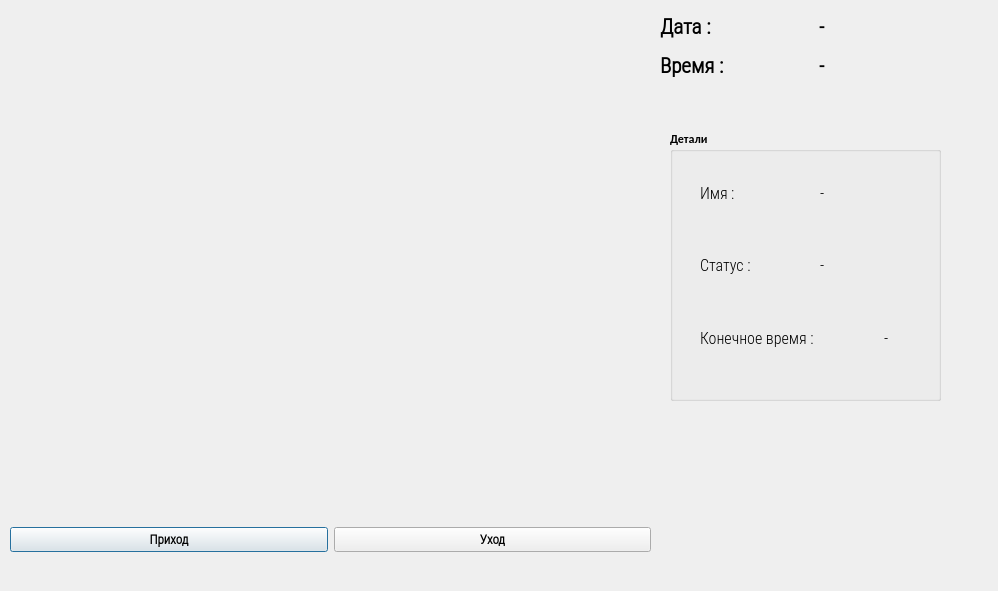
<?xml version="1.0" encoding="UTF-8"?>
<ui version="4.0">
 <class>OutputDialog</class>
 <widget class="QDialog" name="OutputDialog">
  <property name="geometry">
   <rect>
    <x>0</x>
    <y>0</y>
    <width>998</width>
    <height>591</height>
   </rect>
  </property>
  <property name="minimumSize">
   <size>
    <width>0</width>
    <height>0</height>
   </size>
  </property>
  <property name="maximumSize">
   <size>
    <width>1280</width>
    <height>720</height>
   </size>
  </property>
  <property name="font">
   <font>
    <family>Calibri</family>
    <weight>75</weight>
    <bold>true</bold>
   </font>
  </property>
  <property name="windowTitle">
   <string>Распознавания лиц и проверка посещаемости </string>
  </property>
  <property name="windowIcon">
   <iconset resource="resource.qrc">
    <normaloff>:/icon/icon.png</normaloff>:/icon/icon.png</iconset>
  </property>
  <widget class="QLabel" name="imgLabel">
   <property name="geometry">
    <rect>
     <x>10</x>
     <y>10</y>
     <width>640</width>
     <height>480</height>
    </rect>
   </property>
   <property name="minimumSize">
    <size>
     <width>4</width>
     <height>0</height>
    </size>
   </property>
   <property name="maximumSize">
    <size>
     <width>640</width>
     <height>480</height>
    </size>
   </property>
   <property name="text">
    <string/>
   </property>
  </widget>
  <widget class="QWidget" name="horizontalLayoutWidget">
   <property name="geometry">
    <rect>
     <x>10</x>
     <y>500</y>
     <width>641</width>
     <height>80</height>
    </rect>
   </property>
   <layout class="QHBoxLayout" name="horizontalLayout">
    <item>
     <widget class="QPushButton" name="ClockInButton">
      <property name="font">
       <font>
        <family>Roboto Condensed Light</family>
        <pointsize>10</pointsize>
        <weight>75</weight>
        <bold>true</bold>
       </font>
      </property>
      <property name="text">
       <string>Приход</string>
      </property>
      <property name="checkable">
       <bool>true</bool>
      </property>
     </widget>
    </item>
    <item>
     <widget class="QPushButton" name="ClockOutButton">
      <property name="font">
       <font>
        <family>Roboto Condensed Light</family>
        <pointsize>10</pointsize>
        <weight>75</weight>
        <bold>true</bold>
       </font>
      </property>
      <property name="text">
       <string>Уход</string>
      </property>
      <property name="checkable">
       <bool>true</bool>
      </property>
     </widget>
    </item>
   </layout>
  </widget>
  <widget class="QWidget" name="gridLayoutWidget">
   <property name="geometry">
    <rect>
     <x>660</x>
     <y>10</y>
     <width>311</width>
     <height>72</height>
    </rect>
   </property>
   <layout class="QGridLayout" name="gridLayout_2">
    <item row="0" column="0">
     <widget class="QLabel" name="label">
      <property name="font">
       <font>
        <family>Roboto Condensed Light</family>
        <pointsize>16</pointsize>
        <weight>75</weight>
        <bold>true</bold>
       </font>
      </property>
      <property name="text">
       <string>Дата :</string>
      </property>
     </widget>
    </item>
    <item row="0" column="1">
     <widget class="QLabel" name="Date_Label">
      <property name="font">
       <font>
        <family>Roboto Condensed Light</family>
        <pointsize>15</pointsize>
        <weight>75</weight>
        <bold>true</bold>
       </font>
      </property>
      <property name="text">
       <string>-</string>
      </property>
     </widget>
    </item>
    <item row="1" column="0">
     <widget class="QLabel" name="label_2">
      <property name="font">
       <font>
        <family>Roboto Condensed Light</family>
        <pointsize>16</pointsize>
        <weight>75</weight>
        <bold>true</bold>
       </font>
      </property>
      <property name="text">
       <string>Время :</string>
      </property>
     </widget>
    </item>
    <item row="1" column="1">
     <widget class="QLabel" name="Time_Label">
      <property name="font">
       <font>
        <family>Roboto Condensed Light</family>
        <pointsize>15</pointsize>
        <weight>75</weight>
        <bold>true</bold>
       </font>
      </property>
      <property name="text">
       <string>-</string>
      </property>
     </widget>
    </item>
   </layout>
  </widget>
  <widget class="QGroupBox" name="groupBox">
   <property name="geometry">
    <rect>
     <x>670</x>
     <y>130</y>
     <width>271</width>
     <height>271</height>
    </rect>
   </property>
   <property name="title">
    <string>Детали</string>
   </property>
   <widget class="QWidget" name="verticalLayoutWidget">
    <property name="geometry">
     <rect>
      <x>30</x>
      <y>30</y>
      <width>168</width>
      <height>211</height>
     </rect>
    </property>
    <layout class="QVBoxLayout" name="verticalLayout">
     <item>
      <widget class="QLabel" name="label_3">
       <property name="font">
        <font>
         <family>Roboto Condensed Light</family>
         <pointsize>12</pointsize>
         <weight>50</weight>
         <bold>false</bold>
        </font>
       </property>
       <property name="text">
        <string>Имя : </string>
       </property>
      </widget>
     </item>
     <item>
      <widget class="QLabel" name="label_4">
       <property name="font">
        <font>
         <family>Roboto Condensed Light</family>
         <pointsize>12</pointsize>
         <weight>50</weight>
         <bold>false</bold>
        </font>
       </property>
       <property name="text">
        <string>Статус :</string>
       </property>
      </widget>
     </item>
     <item>
      <widget class="QLabel" name="label_5">
       <property name="font">
        <font>
         <family>Roboto Condensed Light</family>
         <pointsize>12</pointsize>
         <weight>50</weight>
         <bold>false</bold>
        </font>
       </property>
       <property name="text">
        <string>Конечное время : </string>
       </property>
      </widget>
     </item>
    </layout>
   </widget>
   <widget class="QWidget" name="verticalLayoutWidget_2">
    <property name="geometry">
     <rect>
      <x>150</x>
      <y>30</y>
      <width>121</width>
      <height>211</height>
     </rect>
    </property>
    <layout class="QVBoxLayout" name="verticalLayout_2">
     <item>
      <widget class="QLabel" name="NameLabel">
       <property name="font">
        <font>
         <family>Roboto Condensed Light</family>
         <pointsize>12</pointsize>
         <weight>50</weight>
         <bold>false</bold>
        </font>
       </property>
       <property name="text">
        <string>-</string>
       </property>
      </widget>
     </item>
     <item>
      <widget class="QLabel" name="StatusLabel">
       <property name="font">
        <font>
         <family>Roboto Condensed Light</family>
         <pointsize>12</pointsize>
         <weight>50</weight>
         <bold>false</bold>
        </font>
       </property>
       <property name="text">
        <string>-</string>
       </property>
      </widget>
     </item>
     <item>
      <layout class="QHBoxLayout" name="horizontalLayout_2">
       <item>
        <widget class="QLabel" name="HoursLabel">
         <property name="font">
          <font>
           <family>Roboto Condensed Light</family>
           <pointsize>12</pointsize>
           <weight>50</weight>
           <bold>false</bold>
          </font>
         </property>
         <property name="text">
          <string/>
         </property>
        </widget>
       </item>
       <item>
        <widget class="QLabel" name="MinLabel">
         <property name="font">
          <font>
           <family>Roboto Condensed Light</family>
           <pointsize>12</pointsize>
           <weight>50</weight>
           <bold>false</bold>
          </font>
         </property>
         <property name="text">
          <string>-</string>
         </property>
        </widget>
       </item>
      </layout>
     </item>
    </layout>
   </widget>
   <widget class="QLabel" name="MinLabel_3">
    <property name="geometry">
     <rect>
      <x>160</x>
      <y>260</y>
      <width>97</width>
      <height>64</height>
     </rect>
    </property>
    <property name="font">
     <font>
      <family>Roboto Condensed Light</family>
      <pointsize>12</pointsize>
      <weight>50</weight>
      <bold>false</bold>
     </font>
    </property>
    <property name="text">
     <string/>
    </property>
   </widget>
  </widget>
 </widget>
 <resources>
  <include location="resource.qrc"/>
 </resources>
 <connections/>
</ui>
